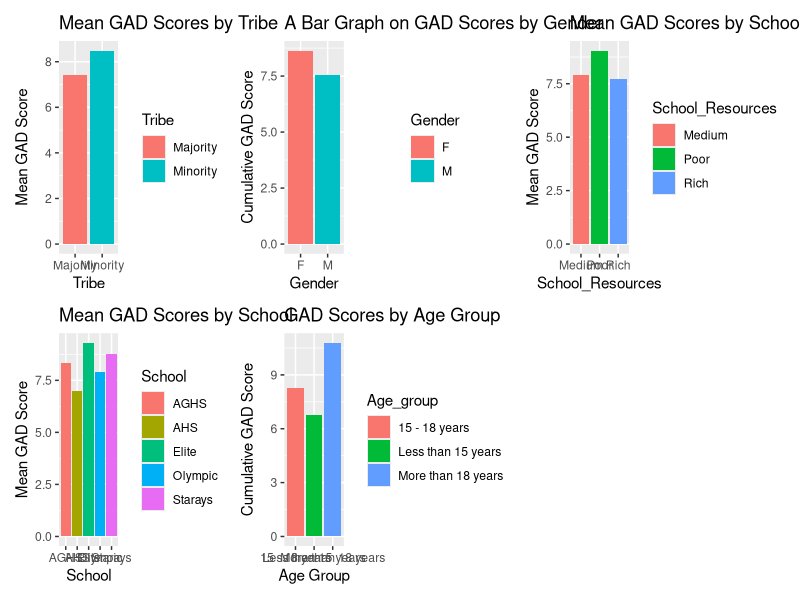
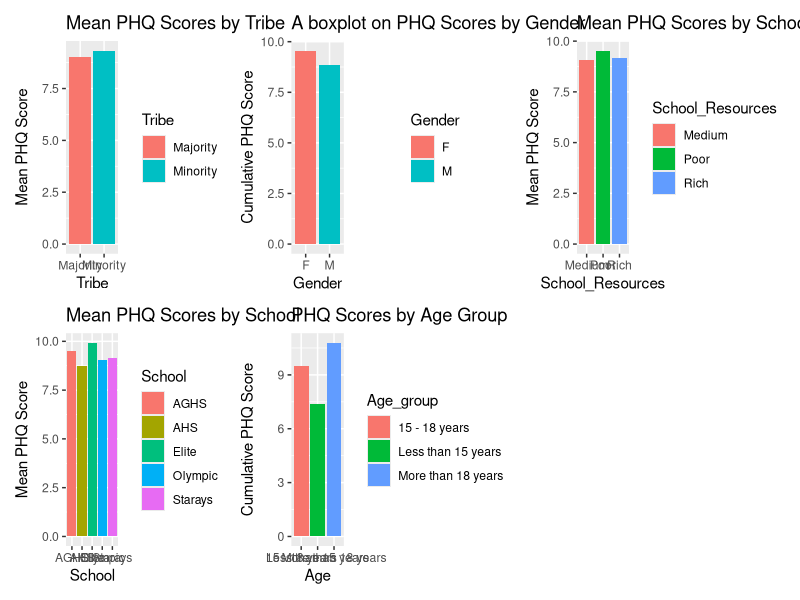
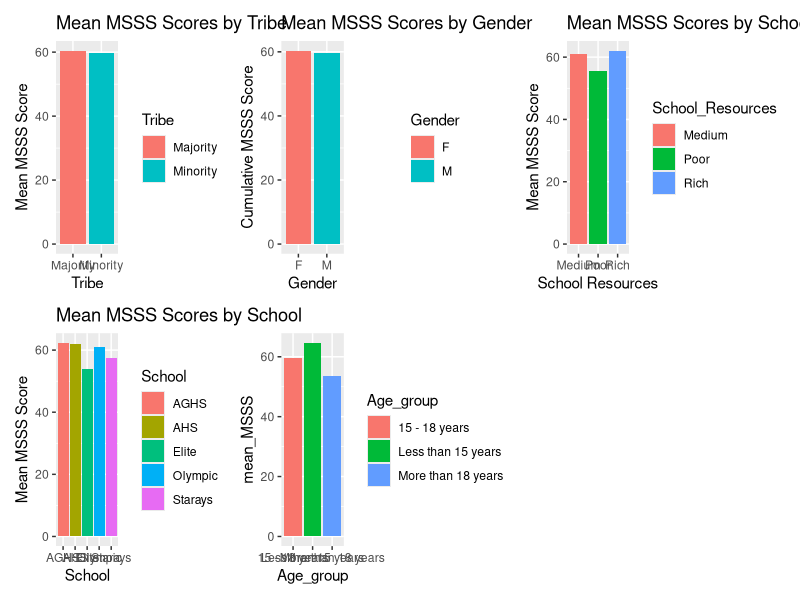

Recreate these plots in R, in order.
## ---- chunk 1
# Load the required dataset
library(ggplot2)
library(tidyverse)
library(dplyr)
library(patchwork)
## ---- chunk 2
#Load and view the data
data <- read.csv("shamiri_imputed_dataset.csv", header = TRUE)

head(data)
## ---- chunk 3
# Data Checks
str(data)
## ---- chunk 4
which(is.na(data))
which(duplicated(data))
## ---- chunk 5
# Grouping the ages
data$Age_group <- ifelse(data$Age < 15, "Less than 15 years",
                         ifelse(data$Age >= 15 & data$Age <= 18, "15 - 18 years", "More than 18 years"))
## ---- chunk 6
# EDA
# overall GAD mean score
data <- data %>%
  mutate(cum_sum_gad = rowSums(select(., GAD1:GAD7)))

overall_gad_mean <- mean(data$cum_sum_gad, na.rm = TRUE)
overall_gad_mean
## ---- chunk 7
# Overall PHQ mean score
data <- data %>%
  mutate(cum_sum_phq = rowSums(select(., PHQ1:PHQ8)))

overall_phq_mean <- mean(data$cum_sum_phq, na.rm = TRUE)
overall_phq_mean
## ---- chunk 8
#Overall MSSS mean score
data <- data %>%
  mutate(cum_sum_msss=rowSums(select(., MSSS1:MSSS12)))
overall_msss_mean <- mean(data$cum_sum_msss,na.rm = TRUE)
overall_msss_mean
## ---- chunk 9
#Mean Scores by Tribe
grouped_data_1 <- data %>%
  group_by(Tribe) %>%
  summarize(mean_GAD = mean(cum_sum_gad), mean_PHQ = mean(cum_sum_phq),mean_MSSS=mean(cum_sum_msss))

# Bar chart representation
plot1 <- ggplot(grouped_data_1, aes(x = Tribe, y = mean_GAD, fill = Tribe)) +
  geom_bar(stat = "identity") +
  labs(x = "Tribe", y = "Mean GAD Score", title = "Mean GAD Scores by Tribe")

# Mean Scores by Gender
grouped_data_2 <- data %>%
  group_by(Gender) %>%
  summarize(mean_GAD = mean(cum_sum_gad), mean_PHQ = mean(cum_sum_phq),mean_MSSS=mean(cum_sum_msss))

# bar graph visualization
plot2 <- ggplot(grouped_data_2, aes(x = Gender, y = mean_GAD, fill = Gender)) +
  geom_bar(stat = "identity") +
  labs(x = "Gender", y = "Cumulative GAD Score", title = "A Bar Graph on GAD Scores by Gender")

# Scores by School Resources
grouped_data_3 <- data %>%
  group_by(School_Resources) %>%
  summarize(mean_GAD = mean(cum_sum_gad), mean_PHQ = mean(cum_sum_phq),mean_MSSS=mean(cum_sum_msss))

plot3 <- ggplot(grouped_data_3, aes(x = School_Resources, y = mean_GAD, fill = School_Resources)) +
  geom_bar(stat = "identity") +
  labs(x = "School_Resources", y = "Mean GAD Score", title = "Mean GAD Scores by School Resources")

#Mean Scores by School
grouped_data_4 <- data %>%
  group_by(School) %>%
  summarize(mean_GAD = mean(cum_sum_gad), mean_PHQ = mean(cum_sum_phq),mean_MSSS=mean(cum_sum_msss))

# bar chart visualization
plot4 <- ggplot(grouped_data_4, aes(x = School, y = mean_GAD, fill = School)) +
  geom_bar(stat = "identity") +
  labs(x = "School", y = "Mean GAD Score", title = "Mean GAD Scores by School")

# Mean scores by Age group
grouped_data_5 <- data %>%
  group_by(Age_group) %>%
  summarize(mean_GAD = mean(cum_sum_gad), mean_PHQ = mean(cum_sum_phq),mean_MSSS=mean(cum_sum_msss))

# bar plot
plot5 <- ggplot(grouped_data_5, aes(x = Age_group, y = mean_GAD, fill = Age_group)) +
  geom_bar(stat = "identity") +
  labs(x = "Age Group", y = "Cumulative GAD Score", title = "GAD Scores by Age Group")

# Combine the plots
gad_plots <- plot1 + plot2 + plot3 + plot4 + plot5
gad_plots

## ---- chunk 10
# Mean Scores by Tribe
grouped_data_1 <- data %>%
  group_by(Tribe) %>%
  summarize(mean_GAD = mean(cum_sum_gad), mean_PHQ = mean(cum_sum_phq),mean_MSSS=mean(cum_sum_msss))

# Bar chart representation
plot6 <- ggplot(grouped_data_1, aes(x = Tribe, y = mean_PHQ, fill = Tribe)) +
  geom_bar(stat = "identity") +
  labs(x = "Tribe", y = "Mean PHQ Score", title = "Mean PHQ Scores by Tribe")

# GAD Mean Scores by Gender
grouped_data_2 <- data %>%
  group_by(Gender) %>%
  summarize(mean_GAD = mean(cum_sum_gad), mean_PHQ = mean(cum_sum_phq),mean_MSSS=mean(cum_sum_msss))

# bar graph  visualization
plot7 <- ggplot(grouped_data_2, aes(x = Gender, y = mean_PHQ, fill = Gender)) +
  geom_bar(stat =  "identity") +
  labs(x = "Gender", y = "Cumulative PHQ Score", title = "A boxplot on PHQ Scores by Gender")

# Mean Scores by School Resources
grouped_data_3 <- data %>%
  group_by(School_Resources) %>%
  summarize(mean_GAD = mean(cum_sum_gad), mean_PHQ = mean(cum_sum_phq),mean_MSSS=mean(cum_sum_msss))

plot8 <- ggplot(grouped_data_3, aes(x = School_Resources, y = mean_PHQ, fill = School_Resources)) +
  geom_bar(stat = "identity") +
  labs(x = "School_Resources", y = "Mean PHQ Score", title = "Mean PHQ Scores by School Resources")

#Mean Scores by School
grouped_data_4 <- data %>%
  group_by(School) %>%
  summarize(mean_GAD = mean(cum_sum_gad), mean_PHQ = mean(cum_sum_phq),mean_MSSS=mean(cum_sum_msss))

# bar chart visualization
plot9 <- ggplot(grouped_data_4, aes(x = School, y = mean_PHQ, fill = School)) +
  geom_bar(stat = "identity") +
  labs(x = "School", y = "Mean PHQ Score", title = "Mean PHQ Scores by School")

# Mean scores by Age
grouped_data_5 <- data %>%
  group_by(Age_group) %>%
  summarize(mean_GAD = mean(cum_sum_gad), mean_PHQ = mean(cum_sum_phq),mean_MSSS=mean(cum_sum_msss))

# bar plot
plot10 <- ggplot(grouped_data_5, aes(x = Age_group, y = mean_PHQ, fill = Age_group)) +
  geom_bar(stat = "identity") +
  labs(x = "Age", y = "Cumulative PHQ Score", title = "PHQ Scores by Age Group")

# Combine the plots
phq_plots <- plot6 + plot7 + plot8 + plot9 + plot10
phq_plots
## ---- chunk 11
# Mean Scores by Tribe
grouped_data_1 <- data %>%
  group_by(Tribe) %>%
  summarize(mean_GAD = mean(cum_sum_gad), mean_PHQ = mean(cum_sum_phq),mean_MSSS=mean(cum_sum_msss))

# Bar chart representation
plot11 <- ggplot(grouped_data_1, aes(x = Tribe, y = mean_MSSS, fill = Tribe)) +
  geom_bar(stat = "identity") +
  labs(x = "Tribe", y = "Mean MSSS Score", title = "Mean MSSS Scores by Tribe")

# GAD Mean Scores by Gender
grouped_data_2 <- data %>%
  group_by(Gender) %>%
  summarize(mean_GAD = mean(cum_sum_gad), mean_PHQ = mean(cum_sum_phq),mean_MSSS=mean(cum_sum_msss))

# Bar Graph
plot12 <- ggplot(grouped_data_2, aes(x = Gender, y = mean_MSSS, fill = Gender)) +
  geom_bar(stat = "identity") +
  labs(x = "Gender", y = "Cumulative MSSS Score", title = "Mean MSSS Scores by Gender")

# GAD Mean Scores by School Resources
grouped_data_3 <- data %>%
  group_by(School_Resources) %>%
  summarize(mean_GAD = mean(cum_sum_gad), mean_PHQ = mean(cum_sum_phq),mean_MSSS=mean(cum_sum_msss))

plot13 <- ggplot(grouped_data_3, aes(x = School_Resources, y = mean_MSSS, fill = School_Resources)) +
  geom_bar(stat = "identity") +
  labs(x = "School Resources", y = "Mean MSSS Score", title = "Mean MSSS Scores by School Resources")

#Mean Scores by School
grouped_data_4 <- data %>%
  group_by(School) %>%
  summarize(mean_GAD = mean(cum_sum_gad), mean_PHQ = mean(cum_sum_phq),mean_MSSS=mean(cum_sum_msss))

# bar chart visualization
plot14 <- ggplot(grouped_data_4, aes(x = School, y = mean_MSSS, fill = School)) +
  geom_bar(stat = "identity") +
  labs(x = "School", y = "Mean MSSS Score", title = "Mean MSSS Scores by School")

# Mean scores by Age group
grouped_data_5 <- data %>%
  group_by(Age_group) %>%
  summarize(mean_GAD = mean(cum_sum_gad), mean_PHQ = mean(cum_sum_phq),mean_MSSS=mean(cum_sum_msss))

# bar plot
plot15 <- ggplot(grouped_data_5, aes(x = Age_group, y = mean_MSSS, fill = Age_group)) +
  geom_bar(stat = "identity")
  labs(x = "Age group", y = "Cumulative MSSS Score", title = "MSSS Scores by Age Group")

# Combine the plots
msss_plots <- plot11 + plot12 + plot13 + plot14 + plot15
msss_plots
